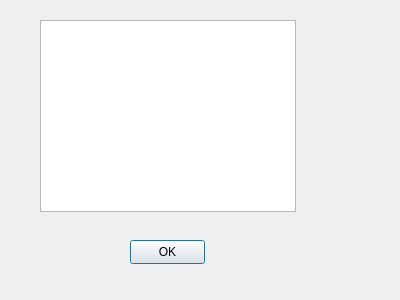
<?xml version="1.0" encoding="UTF-8"?>
<ui version="4.0">
 <class>InfoPopup</class>
 <widget class="QDialog" name="InfoPopup">
  <property name="geometry">
   <rect>
    <x>0</x>
    <y>0</y>
    <width>400</width>
    <height>300</height>
   </rect>
  </property>
  <property name="windowTitle">
   <string>Dialog</string>
  </property>
  <widget class="QTextBrowser" name="creatorInfoTextBrowser">
   <property name="geometry">
    <rect>
     <x>40</x>
     <y>20</y>
     <width>256</width>
     <height>192</height>
    </rect>
   </property>
  </widget>
  <widget class="QPushButton" name="okPushButton">
   <property name="geometry">
    <rect>
     <x>130</x>
     <y>240</y>
     <width>75</width>
     <height>24</height>
    </rect>
   </property>
   <property name="text">
    <string>OK</string>
   </property>
  </widget>
 </widget>
 <resources/>
 <connections/>
</ui>
